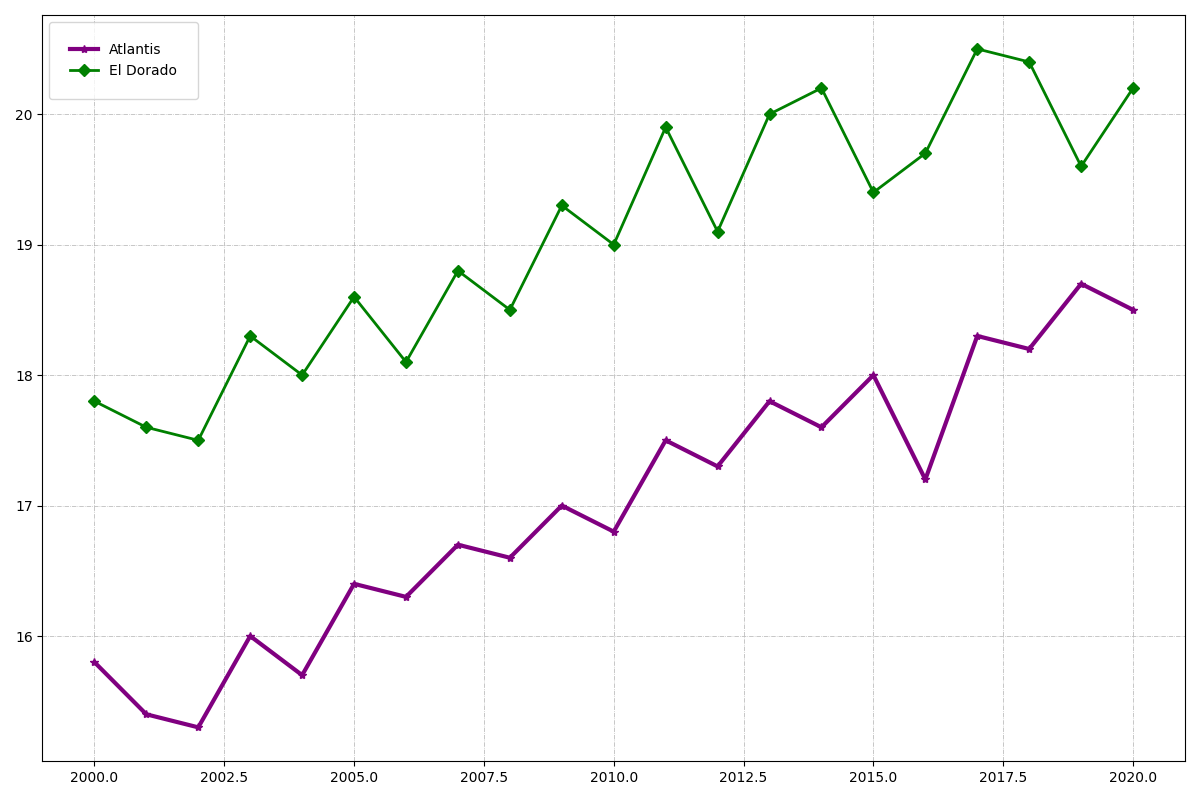

This figure's Python source:
import matplotlib.pyplot as plt

years = list(range(2000, 2021))
temp_atlantis = [15.8, 15.4, 15.3, 16.0, 15.7, 16.4, 16.3, 16.7, 16.6, 17.0, 16.8, 17.5, 17.3, 17.8, 17.6, 18.0, 17.2, 18.3, 18.2, 18.7, 18.5]
temp_el_dorado = [17.8, 17.6, 17.5, 18.3, 18.0, 18.6, 18.1, 18.8, 18.5, 19.3, 19.0, 19.9, 19.1, 20.0, 20.2, 19.4, 19.7, 20.5, 20.4, 19.6, 20.2]

fig, ax = plt.subplots(figsize=(12, 8))

ax.plot(years, temp_atlantis, label='Atlantis', marker='*', linestyle='-', color='purple', linewidth=3)
ax.plot(years, temp_el_dorado, label='El Dorado', marker='D', linestyle='-', color='green', linewidth=2)

plt.legend(borderpad=1.5, loc='upper left')
ax.grid(True, linestyle='-.', linewidth=0.5)

plt.tight_layout()
plt.show()
